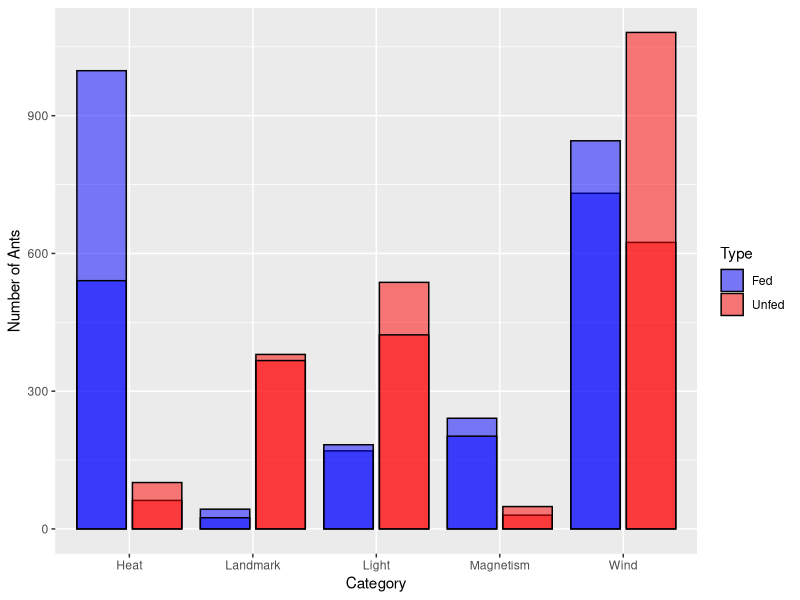
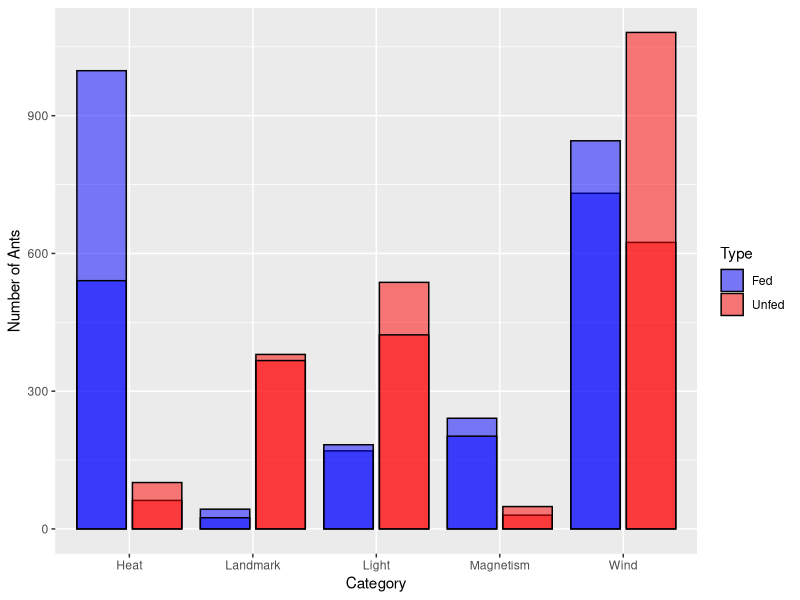

Recreate these plots in R, in order.
install.packages("vcd")
library(vcd)
install.packages(ggplot2)
library(ggplot2)

expected <- c(1/3, 2/3)

observedLight <- c(170,380)
totalLight <- sum(observedLight)


#Then run this code for all your factors. 
#(242,151,28,111,5)
#(94,176,87,115,44,146,13,9,7,40)
observedHeat <- c(537,731)
totalHeat <- sum(observedHeat)

#(222,499,204,56,17)
#(9,5,10,54,336,19,26,0,158,7)
observedLandmark <- c(998,624)
totalLandmark <- sum(observedLandmark)


#(1,18,18,16,9)
#(2,109,19,19,7,1,15,20,35,14)
observedWind <- c(62,241)
totalWind <- sum(observedWind)


#(40,2,1)
#(18,7,1,1,0,3)
observedMagnetism <- c(43,30)
totalMagnetism <- sum(observedMagnetism)



# Assuming you have all your observed and expected data defined

# Combine categories (already defined)
categories <- c("Light", "Heat", "Landmark", "Wind", "Magnetism")

# Combine observed data
all_observed <- c(observedLight[1], observedHeat[1], observedLandmark[1], observedWind[1], observedMagnetism[1],
                  observedLight[2], observedHeat[2], observedLandmark[2], observedWind[2], observedMagnetism[2])

# Combine expected data (assuming same proportion for all categories)
expected <- c(1/3, 2/3)
all_expected <- c(totalLight * expected[1], totalHeat * expected[1], totalLandmark * expected[1], 
                  totalWind * expected[1], totalMagnetism * expected[1],
                  totalLight * expected[2], totalHeat * expected[2], totalLandmark * expected[2], 
                  totalWind * expected[2], totalMagnetism * expected[2])

# Data frame (reshape to create separate entries for observed/expected)
data <- data.frame(
  Category = rep(categories, each = 2),
  Feeding = rep(c("Fed", "Unfed"), times = length(categories)),
  Value = c(all_observed, all_expected),  # Combine observed and expected
  Type = rep(c("Observed", "Expected"), each = length(categories))
)

  # Grouped bar chart with stacked bars for observed and expected
  ggplot(data, aes(x = Category, y = Value, fill = Feeding)) +
    geom_col(position = position_dodge(width = 0.9), width = 0.8, alpha = 0.5, color = "black") +
    labs(fill = "Type", y = "Number of Ants") +
    scale_fill_manual(values = c("blue", "red"), 
                      guide = guide_legend(override.aes = list(alpha = c(0.5, 0.5))))

# Display the plot
ggsave("observed_vs_expected_grouped.png", width = 8, height = 6)  # Save the plot (optional)